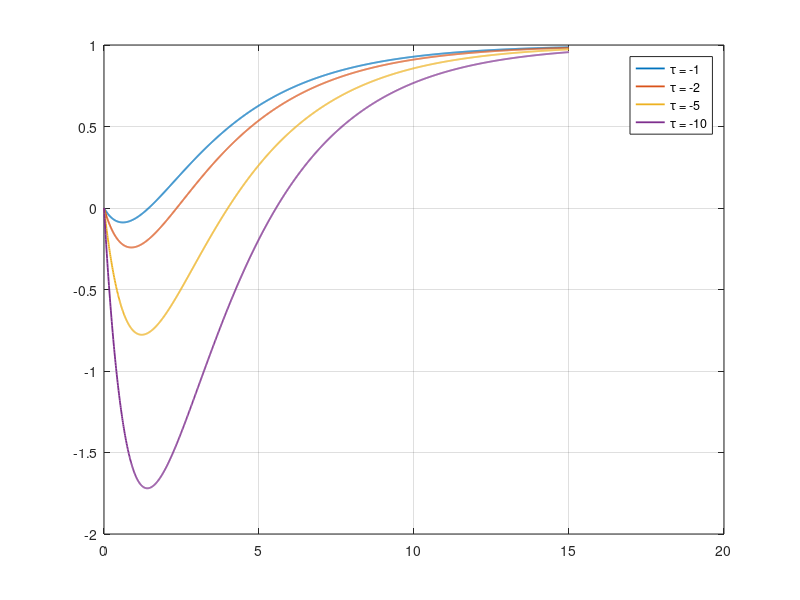

The MATLAB source for this figure:
clear all; close all; clc;

mu = 1;
T1 = 1;
T2 = 3;
s = tf('s');


TT = 0:0.01:15; % intervallo temporale

figure;
hold on; box on; zoom on; grid on;

% ciclo su valori di tau
for tau=[-1, -2, -5, -10]
    
    % definizione del sistema
    G = mu*(1+tau*s)/((1+T1*s)*(1+T2*s));
    % risposta al gradino
    YY = step(G, TT);

    % plot
    plot(TT, YY,'DisplayName', ['\tau = ' num2str(tau)], 'LineWidth', 1.3);
end
legend;
